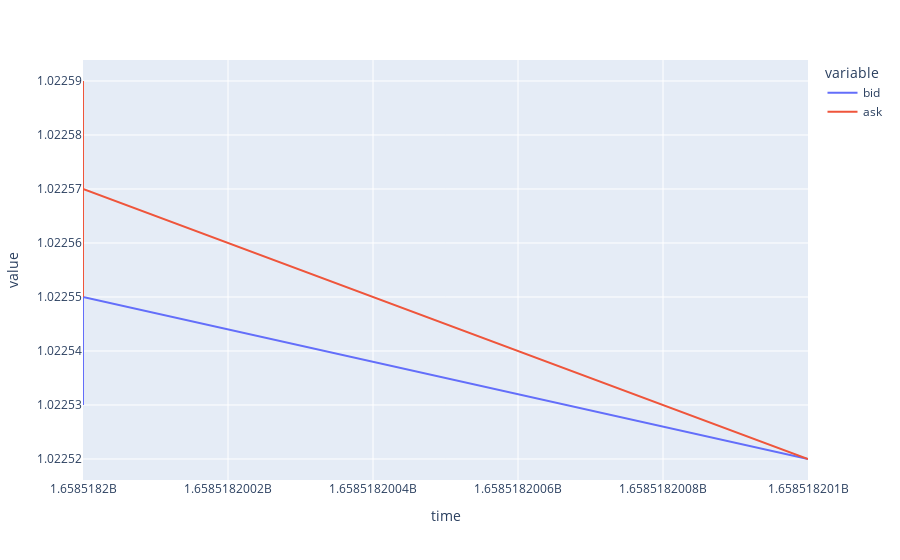

The code cell stored with this chart in its notebook:
### Code cell
# requesting tick data
ticks_data = pd.DataFrame( mt.copy_ticks_range("EURUSD", datetime(2022, 7, 23), datetime.now(), mt.COPY_TICKS_ALL)).head()
fig = px.line(ticks_data, x=ticks_data['time'], y=[ticks_data['bid'], ticks_data['ask']])
fig.show()
ticks_data.head()

### Figure 1 — Plotly figure (JSON) as saved in the notebook; plotly's stock layout.template omitted (floating-point values rounded to 4 significant figures)
{"data": [{"hovertemplate": "variable=bid<br>time=%{x}<br>value=%{y}<extra></extra>", "legendgroup": "bid", "line": {"color": "#636efa", "dash": "solid"}, "marker": {"symbol": "circle"}, "mode": "lines", "name": "bid", "orientation": "v", "showlegend": true, "type": "scatter", "x": [1658518200, 1658518200, 1658518200, 1658518200, 1658518201], "xaxis": "x", "y": [1.023, 1.023, 1.023, 1.023, 1.023], "yaxis": "y"}, {"hovertemplate": "variable=ask<br>time=%{x}<br>value=%{y}<extra></extra>", "legendgroup": "ask", "line": {"color": "#EF553B", "dash": "solid"}, "marker": {"symbol": "circle"}, "mode": "lines", "name": "ask", "orientation": "v", "showlegend": true, "type": "scatter", "x": [1658518200, 1658518200, 1658518200, 1658518200, 1658518201], "xaxis": "x", "y": [1.023, 1.023, 1.023, 1.023, 1.023], "yaxis": "y"}], "layout": {"autosize": true, "legend": {"title": {"text": "variable"}, "tracegroupgap": 0}, "margin": {"t": 60}, "xaxis": {"anchor": "y", "autorange": true, "domain": [0, 1], "range": [1658518200, 1658518201], "title": {"text": "time"}, "type": "linear"}, "yaxis": {"anchor": "x", "autorange": true, "domain": [0, 1], "range": [1.023, 1.023], "title": {"text": "value"}, "type": "linear"}}}
